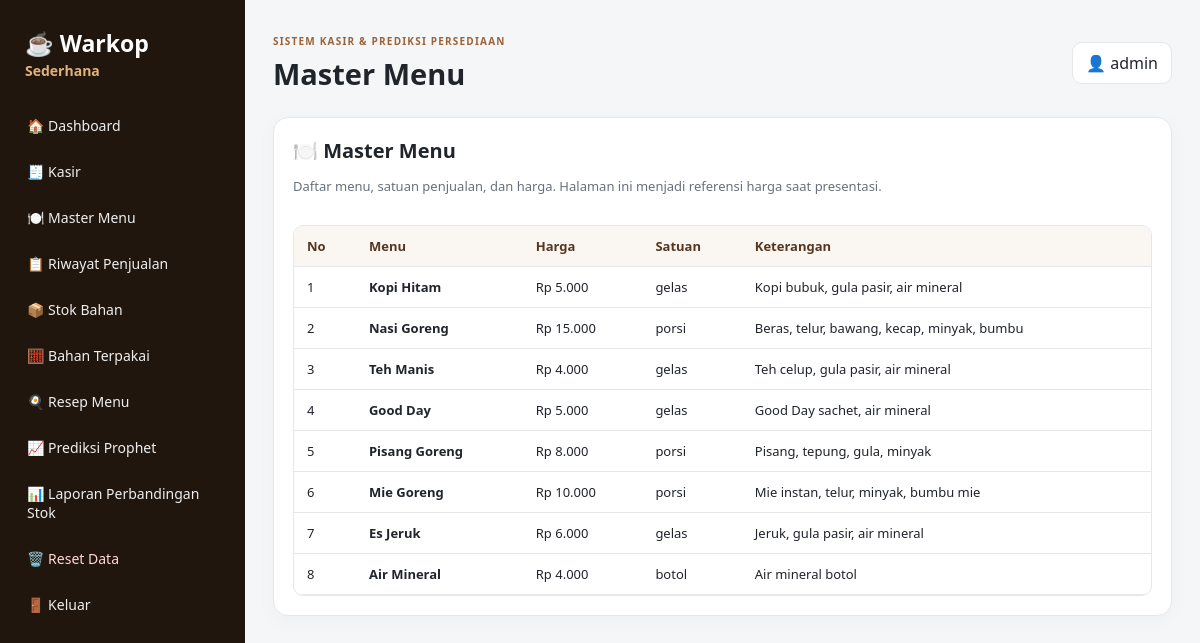
Page /master-menu (signed in) on the committed database.
### tables this page shows
CREATE TABLE menus(id INTEGER PRIMARY KEY, name TEXT UNIQUE, price INTEGER, unit TEXT, description TEXT, image TEXT);

### app.py (the view)
@app.route("/master-menu")
@auth_required
def master_menu():
    c = connect(); menus = c.execute("SELECT * FROM menus ORDER BY id").fetchall(); c.close()
    return render_template("master_menu.html", title="Master Menu", menus=menus)

### app.py (called while the page is built)
def connect():
    c = sqlite3.connect(DB)
    c.row_factory = sqlite3.Row
    return c

def auth_required(fn):
    @wraps(fn)
    def wrapper(*args, **kwargs):
        if not session.get("user"):
            return redirect(url_for("login"))
        return fn(*args, **kwargs)
    return wrapper

### templates/master_menu.html
{% extends "base.html" %}{% block content %}<div class="section"><div class="section-head"><div><h2>🍽️ Master Menu</h2><p class="muted">Daftar menu, satuan penjualan, dan harga. Halaman ini menjadi referensi harga saat presentasi.</p></div></div><div class="table-wrap"><table><thead><tr><th>No</th><th>Menu</th><th>Harga</th><th>Satuan</th><th>Keterangan</th></tr></thead><tbody>{% for m in menus %}<tr><td>{{loop.index}}</td><td><b>{{m.name}}</b></td><td>Rp {{ "{:,.0f}".format(m.price).replace(",",".") }}</td><td>{{m.unit}}</td><td>{{m.description}}</td></tr>{% endfor %}</tbody></table></div></div>{% endblock %}

### static/css/style.css (style rules this page uses)
:root { --bg:#f5f6f8;--card:#fff;--ink:#20242b;--muted:#69717d;--brown:#754622;--brown2:#9a6338;--line:#e5e7eb }
* { box-sizing:border-box }
body { margin:0;background:var(--bg);color:var(--ink);font-family:Segoe UI,Arial,sans-serif }
h2 { margin:0 0 7px;font-size:20px }
.card,.section,.food-card { background:var(--card);border:1px solid var(--line);border-radius:15px;box-shadow:0 5px 20px #00000008 }
.section { padding:19px;margin-bottom:18px }
.section-head { display:flex;justify-content:space-between;align-items:center;margin-bottom:15px }
.muted { color:var(--muted);font-size:13px;line-height:1.5 }
.table-wrap { overflow:auto;border:1px solid var(--line);border-radius:10px }
table { border-collapse:collapse;width:100%;min-width:650px }
th,td { padding:11px 13px;border-bottom:1px solid var(--line);font-size:13px;text-align:left }
th { background:#faf7f3;color:#57361d }

### rows in the picture
menus: name "Kopi Hitam", price "5.000", unit "gelas", description "Kopi bubuk, gula pasir, air mineral"
menus: name "Nasi Goreng", price "15.000", unit "porsi", description "Beras, telur, bawang, kecap, minyak, bumbu"
menus: name "Teh Manis", price "4.000", unit "gelas", description "Teh celup, gula pasir, air mineral"
menus: name "Good Day", price "5.000", unit "gelas", description "Good Day sachet, air mineral"
menus: name "Pisang Goreng", price "8.000", unit "porsi", description "Pisang, tepung, gula, minyak"
menus: name "Mie Goreng", price "10.000", unit "porsi", description "Mie instan, telur, minyak, bumbu mie"
menus: name "Es Jeruk", price "6.000", unit "gelas", description "Jeruk, gula pasir, air mineral"
menus: name "Air Mineral", price "4.000", unit "botol", description "Air mineral botol"

### other values in the picture
{{ title or "Dashboard" }} "Master Menu"
{{ session.get("user") }} "admin"
